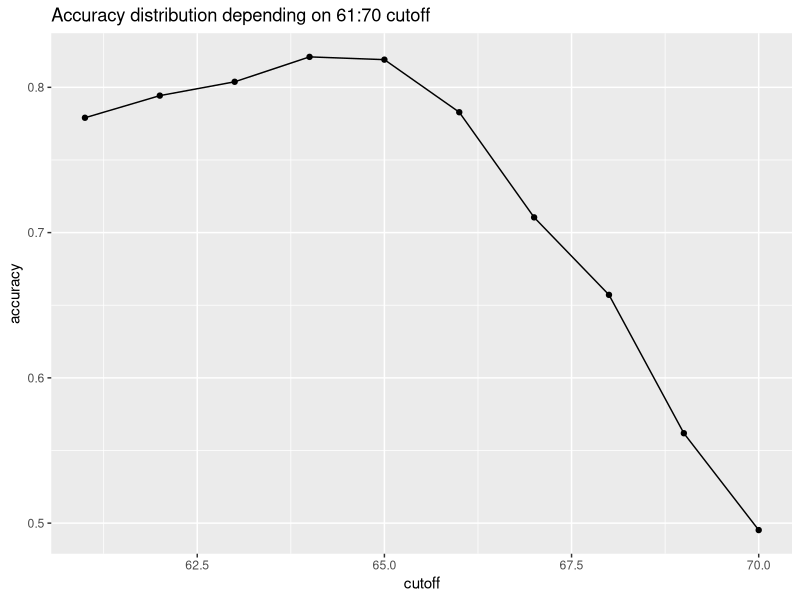
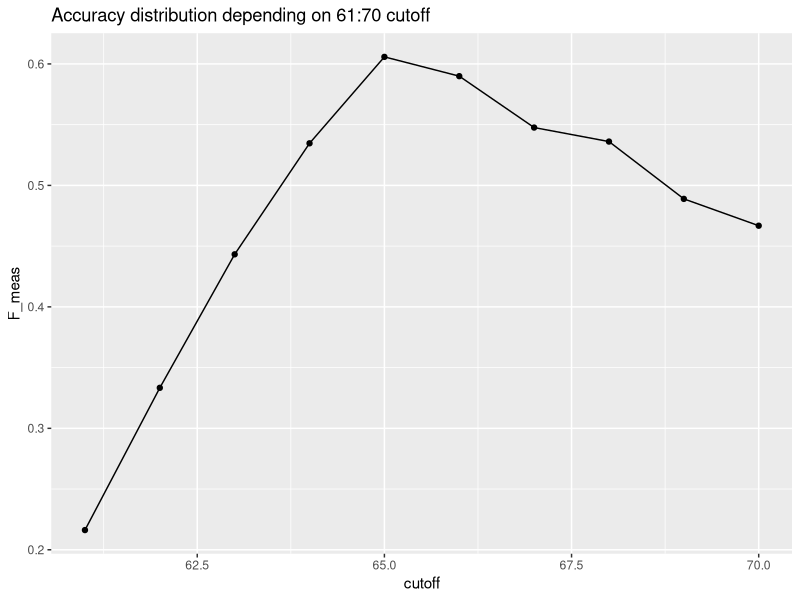
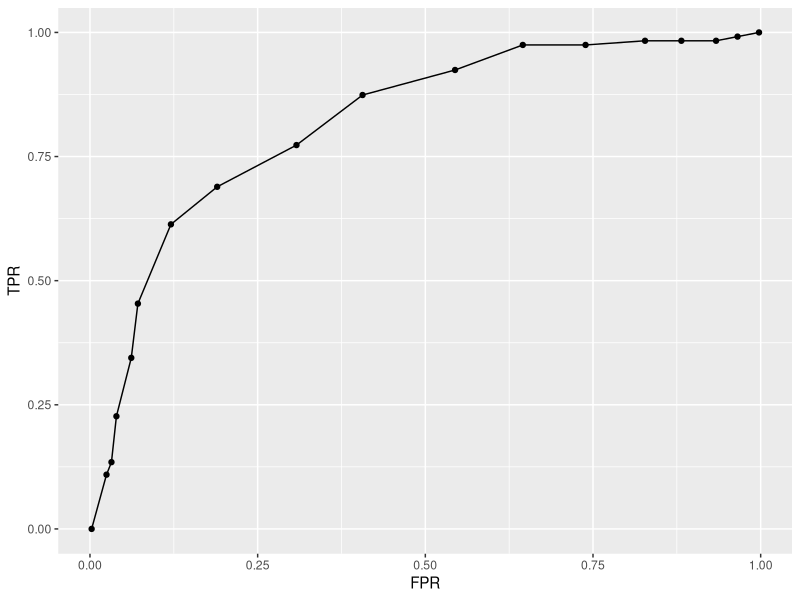
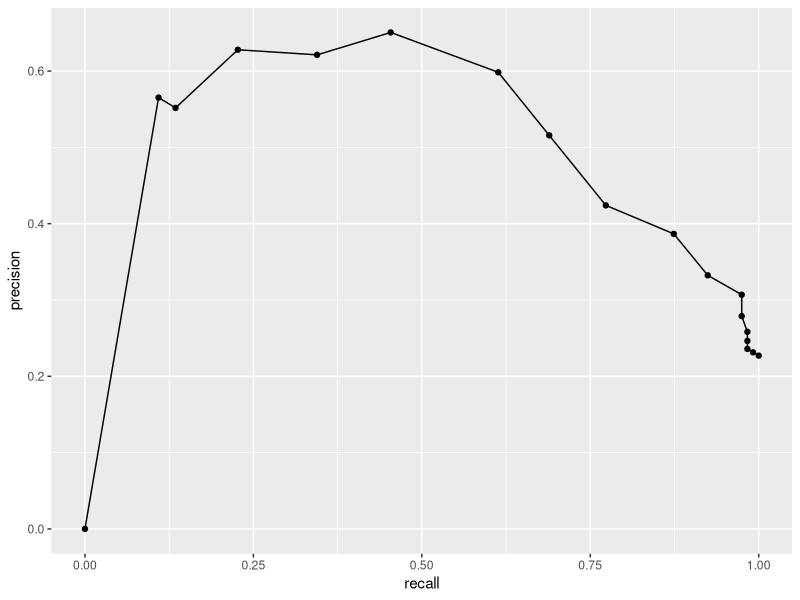
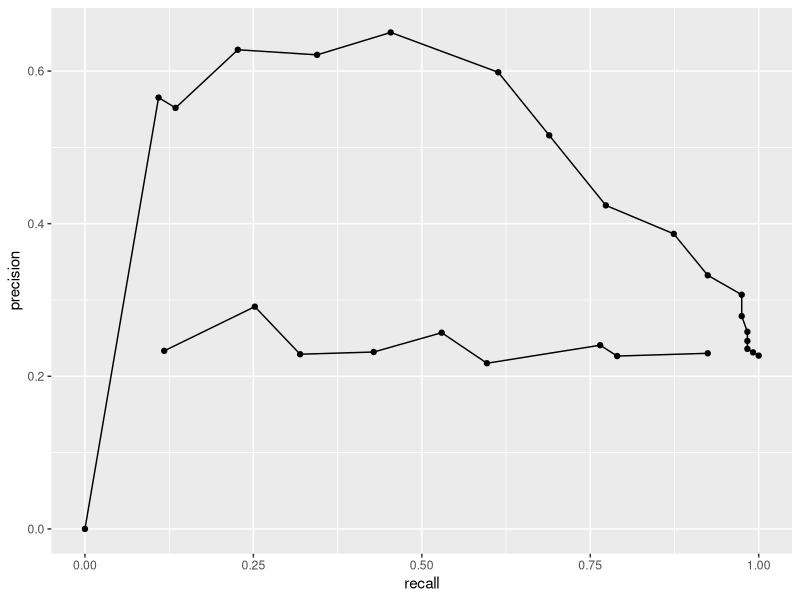

Generate these figures, in order, with R: (Note: this script raises an error after producing the figures.)
## ---- chunk 1
check.packages <- function(pkg){
    new.pkg <- pkg[!(pkg %in% installed.packages()[, "Package"])]
    if (length(new.pkg)) 
        install.packages(new.pkg, dependencies = TRUE)
    sapply(pkg, require, character.only = TRUE)
}
packages<-c("ggplot2", "tidyverse", "lubridate", "caret", "dslabs", "dplyr", "plyr","HistData")
check.packages(packages)

data("heights")
data("iris")
## ---- chunk 2
y<-heights$sex
x<-heights$height
## ---- chunk 3
set.seed(2)
test_index <- createDataPartition(y, times=1, p=0.5, list=FALSE)
test_set <- heights[test_index, ]
training_set <- heights[-test_index, ]

## ---- chunk 4
y_hat <- sample(c("Male", "Female"), size = length(test_index), replace=TRUE)
mean(y_hat == test_set$sex)
## ---- chunk 5
heights %>% group_by(sex) %>% summarize(mean(height), sd(height))
## ---- chunk 6
y_hat <- ifelse(x>62, "Male", "Female") %>% factor(levels=levels(test_set$sex))
table(y_hat)
print("Mean accurate answers:")
mean(y==y_hat)
## ---- chunk 7
cutoff <- seq(61, 70)
accuracy <- map_dbl(cutoff, function(cutoff_value) {
  y_hat <- ifelse(test_set$height>cutoff_value, "Male", "Female") 
  mean(y_hat == test_set$sex)
})
ggplot(data=data.frame(cutoff=cutoff, accuracy=accuracy), aes(x=cutoff, y=accuracy)) + geom_line() + geom_point() + ggtitle("Accuracy distribution depending on 61:70 cutoff")
## ---- chunk 8
heights %>% mutate(y_hat = y_hat) %>%
  group_by(sex) %>%
  summarize(accuracy = mean(y_hat == sex))
## ---- chunk 9
confusionMatrix(data=y_hat, reference=heights$sex)
## ---- chunk 10
F_1 <- map_dbl(cutoff, function(cutoff_value) {
  y_hat <- ifelse(test_set$height>cutoff_value, "Male", "Female") %>% factor(levels=levels(test_set$sex))
  F_meas(data = y_hat, reference = factor(test_set$sex))
})
ggplot(data=data.frame(cutoff=cutoff, F_meas=F_1), aes(x=cutoff, y=F_meas)) + geom_line() + geom_point() + ggtitle("Accuracy distribution depending on 61:70 cutoff")
## ---- chunk 11
y_hat <- sample(c("Male","Female"), length(test_index), replace=TRUE, prob=c(0.9, 0.1)) %>% factor(levels = levels(test_set$sex))
mean(y_hat==test_set$sex)
## ---- chunk 12
cutoffs <-c(50, seq(60, 75), 80)
height_cutoff <- map_df(cutoffs, function (cutoff_value) {
    y_hat <- ifelse(test_set$height>cutoff_value, "Male", "Female") %>% factor(levels=levels(test_set$sex))
    list(method="Height cutoff",
         FPR = 1-specificity(y_hat, test_set$sex),
         TPR = sensitivity(y_hat, test_set$sex))
})
ggplot(data=height_cutoff, aes(x=FPR, y=TPR)) + geom_line() + geom_point() 
## ---- chunk 13
height_cutoff <- map_df(cutoffs, function (cutoff_value) {
    y_hat <- ifelse(test_set$height>cutoff_value, "Male", "Female") %>% factor(levels=levels(test_set$sex))
    list(method="Height cutoff",
         precision = precision(y_hat, test_set$sex),
         recall = sensitivity(y_hat, test_set$sex))
})
ggplot(data=height_cutoff, aes(x=recall, y=precision)) + geom_line() + geom_point() 
probs = seq(0.1, 0.9, by = 0.1)
guessing <- map_df(probs, function(p) {
  y_hat <- sample(c("Male", "Female"), length(test_index), replace=TRUE, prob=c(p, 1-p)) %>% factor(levels=levels(test_set$sex))
  list(method="Guessing",
       precision = precision(y_hat, test_set$sex),
       recall = sensitivity(y_hat, test_set$sex))
})
ggplot(data=height_cutoff, aes(x=recall, y=precision)) + geom_line() + geom_point() + geom_line(data=guessing, aes(x=recall, y=precision)) + geom_point(data=guessing, aes(x=recall, y=precision))
## ---- chunk 14

library(dslabs)
library(dplyr)


data("reported_heights")

dat <- mutate(reported_heights, date_time = ymd_hms(time_stamp)) %>%
  filter(date_time >= make_date(2016, 01, 25) & date_time < make_date(2016, 02, 1)) %>%
  mutate(type = ifelse(day(date_time) == 25 & hour(date_time) == 8 & between(minute(date_time), 15, 30), "inclass","online")) %>%
  select(sex, type)

y <- factor(dat$sex, c("Female", "Male"))
x <- dat$type
dat %>% group_by(type) %>% summarize(prop_female = mean(sex == "Female"))

## ---- chunk 15

  y_hat <- ifelse(dat$type == "inclass", "Male", "Female") 
  mean(y_hat == dat$sex)

## ---- chunk 16
 y_hat <- ifelse(dat$type == "inclass", "Female", "Male") %>% factor(levels=levels(y))
 
 confusionMatrix(y_hat, y)
## ---- chunk 17
data(iris)
iris <- iris[-which(iris$Species=='setosa'),]
y <- iris$Species

set.seed(2)
test_index <- createDataPartition(y,times=1,p=0.5,list=FALSE)
# line of code
#Which code should be used in place of # line of code above?
#Answer:
 
test <- iris[test_index,]
train <- iris[-test_index,]
## ---- chunk 18
foo <- function(x){
	rangedValues <- seq(range(x)[1],range(x)[2],by=0.1)
	sapply(rangedValues,function(i){
		y_hat <- ifelse(x>i,'virginica','versicolor')
		mean(y_hat==train$Species)
	})
}
predictions <- apply(train[,-5],2,foo)
sapply(predictions,max)	
## ---- chunk 19
foo <- function(x){
	rangedValues <- seq(range(x)[1],range(x)[2],by=0.1)
	sapply(rangedValues,function(i){
		y_hat <- ifelse(x>i,'virginica','versicolor')
		mean(y_hat==test$Species)
	})
}
predictions <- apply(test[,-5],2,foo)
sapply(predictions,max)	
## ---- chunk 20
petalLengthRange <- seq(range(train[,3])[1],range(train[,3])[2],by=0.1)
petalWidthRange <- seq(range(train[,4])[1],range(train[,4])[2],by=0.1)
cutoffs <- expand.grid(petalLengthRange,petalWidthRange)

id <- sapply(seq(nrow(cutoffs)),function(i){
	y_hat <- ifelse(train[,3]>cutoffs[i,1] | train[,4]>cutoffs[i,2],'virginica','versicolor')
	mean(y_hat==train$Species)
	}) %>% which.max

optimalCutoff <- cutoffs[id,] %>% as.numeric
y_hat <- ifelse(test[,3]>optimalCutoff[1] & test[,4]>optimalCutoff[2],'virginica','versicolor')
mean(y_hat==test$Species)


## ---- chunk 21
disease <- sample(c(0,1), size=1e6, replace=TRUE, prob=c(0.98,0.02))
test <- rep(NA, 1e6)
test[disease==0] <- sample(c(0,1), size=sum(disease==0), replace=TRUE, prob=c(0.90,0.10))
test[disease==1] <- sample(c(0,1), size=sum(disease==1), replace=TRUE, prob=c(0.15, 0.85))

print('#Q1: What is the probability that a test is positive?')
mean(test==1)
print('#Q2: What is the probability that an individual has the disease if the test is negative?')
mean(disease[test==0])
print('#Q3: What is the probability that you have the disease if the test is positive?')
mean(disease[test==1]==1)
print('#Q4: If the test is positive, what is the relative risk of having the disease?')
mean(disease[test==1]==1)/mean(disease==1)
## ---- chunk 22
library(dslabs)
data("heights")
heights %>% 
	mutate(height = round(height)) %>%
	group_by(height) %>%
	summarize(p = mean(sex == "Male")) %>%
	qplot(height, p, data =.)
## ---- chunk 23
ps <- seq(0, 1, 0.1)
heights %>% mutate(g = cut(height, quantile(height, ps), include.lowest = TRUE))
  
## ---- chunk 24
Sigma <- 9*matrix(c(1,0.5,0.5,1), 2, 2)
dat <- MASS::mvrnorm(n = 10000, c(69, 69), Sigma) %>%
	data.frame() %>% setNames(c("x", "y"))
plot(dat)
print("Using an approach similar to that used in the previous exercise, let's estimate the conditional expectations and make a plot. Part of the code has been provided for you: ")
ps <- seq(0, 1, 0.1)
dat %>% 
	mutate(g = cut(x, quantile(x, ps), include.lowest = TRUE)) %>%
  group_by(g) %>%
  summarize(y = mean(y), x = mean(x)) %>%
	qplot(x, y, data =.)
## ---- chunk 25
galton_heights <- GaltonFamilies %>% filter(childNum == 1 & gender == "male") %>% select (father, childHeight) %>% rename(son = childHeight)
y <- galton_heights$son
test_index <- createDataPartition(y, times = 1, p=0.5, list = FALSE)
train_set <- galton_heights %>% slice(-test_index)
test_set <- galton_heights %>% slice(test_index)
#Guessing
avg_height <- mean(train_set$son)
#Squared loss is: 
mean((avg_height - train_set$son)^2)
print("Getting intercept and slope:")
fit <-lm(son ~ father, data=train_set)
fit$coef
## ---- chunk 26
y_hat <- fit$coef[1] + fit$coef[2]*test_set$father
mean((y_hat - test_set$son)^2)
## ---- chunk 27
y_hat <- predict(fit, test_set)
## ---- chunk 28
set.seed(1)
n <- 100
Sigma <- 9*matrix(c(1.0, 0.5, 0.5, 1.0), 2, 2)
dat <- MASS::mvrnorm(n = 100, c(69, 69), Sigma) %>%
	data.frame() %>% setNames(c("x", "y"))
## ---- chunk 29

set.seed(1)
rmses <- replicate(100,  { 
  test_index <- createDataPartition(dat$y, times = 1, p=0.5, list = FALSE)
  train_set <- dat %>% slice(-test_index)
  test_set <- dat %>% slice(test_index)
  fit <-lm(y ~ x, data=train_set)
  y_hat <- predict(fit, test_set)
  rmse <- sqrt(mean((y_hat - test_set$y)^2)) 
  rmse
}) 
mean(rmse)
sd(rmse)
